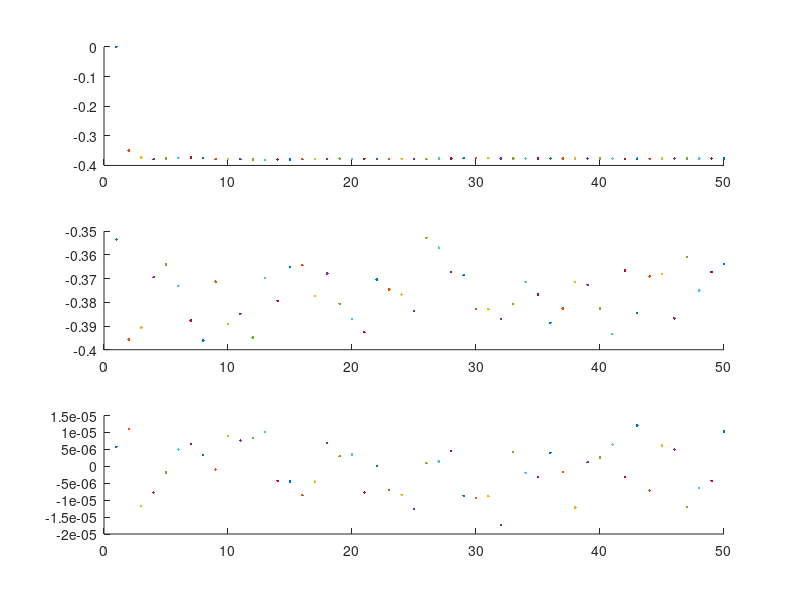
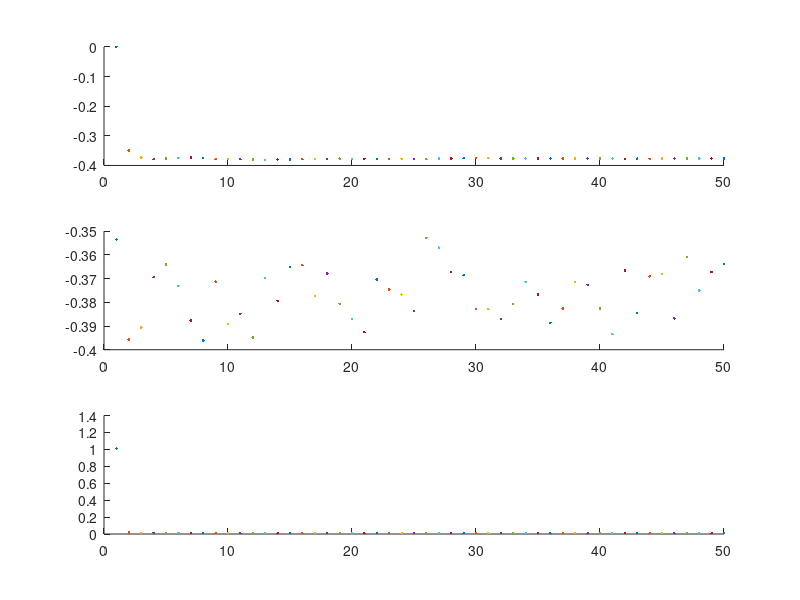

Write MATLAB code to recreate these figures, in order.
% 
% 
% 
clear;
% delta_t=0.1;
length = 50;
matrix_F=1;
sigma_a_sq = 1e-5;      
sigma_z_sq = 0.1^2;      
matrix_Q=sigma_a_sq;
matrix_H=1;      % [1, 0];

hat_x_00=0.0; 
Rconst=-0.37727;
matrix_P=1;
sigma_z = 0.01;
matrix_R = sigma_z;

hat_x_k1_k1 = hat_x_00;
% a_k = 0.1;
x_k = 0;

hat_P_k1_k1 = matrix_P;
for iterator=1:length
figure(4);
    w_k = normrnd(0,  sigma_a_sq);     
    v_k = normrnd(0,  sigma_z_sq);
    x_k = matrix_F * x_k; % + w_k;
    z_k = matrix_H * Rconst + v_k;
    subplot(311);
    hold on;
    plot(iterator, x_k(1,1), '.');
    subplot(312);
    hold on;
    plot(iterator, z_k, '.');
    subplot(313);
    hold on;
    plot(iterator, w_k, '.');
    %% Predict
    hat_x_k_k1 = matrix_F * hat_x_k1_k1; % + matrix_G * a_k;
    hat_P_k_k1 = matrix_F * hat_P_k1_k1 * matrix_F.' + matrix_Q;
figure(5);
    subplot(311);
    hold on;
    plot(iterator, hat_x_k_k1, '.');
    subplot(312);
    hold on;
    plot(iterator, z_k, '.');


    %% Update
    tide_y = z_k - matrix_H * hat_x_k_k1;
    S_k    = matrix_H * hat_P_k_k1 * matrix_H.' + matrix_R;
    K_k    = hat_P_k_k1 * matrix_H.' / S_k;
    hat_x_k1_k1 = hat_x_k_k1 + K_k * tide_y;
    hat_P_k1_k1 = (1 - K_k * matrix_H) * hat_P_k_k1;
    x_k = hat_x_k1_k1;
    subplot(313);
    hold on;
    plot(iterator, S_k, '.');
end
hat_x_k_k1


